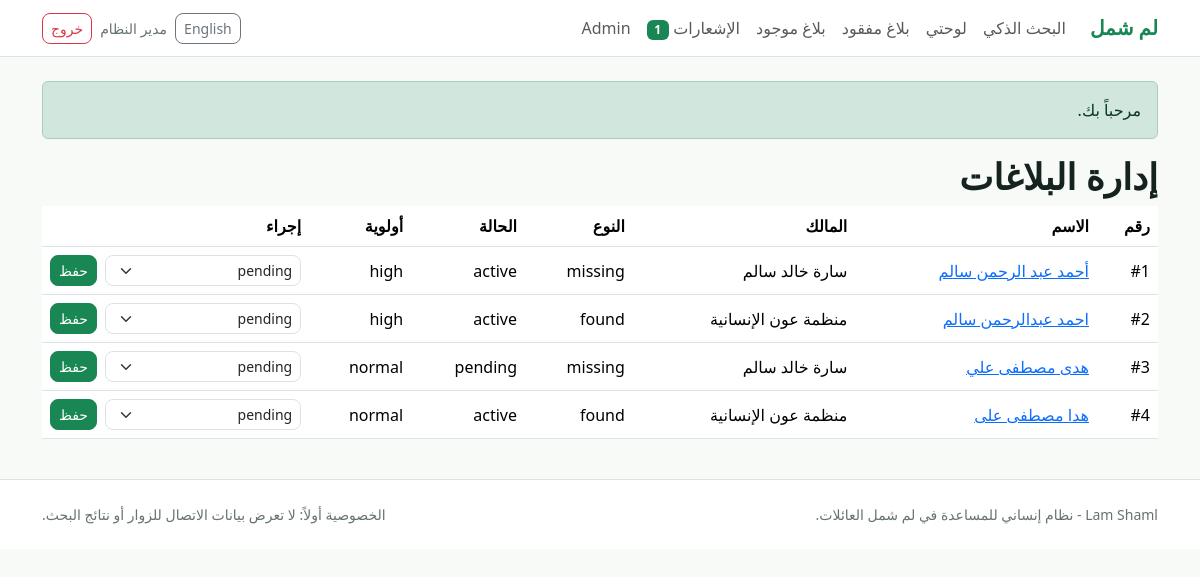
/public/admin/requests (signed in), run on the app's committed database.
### tables this page shows
CREATE TABLE accounts (
  account_id INT UNSIGNED AUTO_INCREMENT PRIMARY KEY,
  full_name VARCHAR(160) NOT NULL,
  phone VARCHAR(30) NOT NULL,
  email VARCHAR(190) NOT NULL,
  password_hash VARCHAR(255) NOT NULL,
  city VARCHAR(120) NOT NULL,
  role ENUM('user','organization','admin') NOT NULL DEFAULT 'user',
  status ENUM('active','blocked','pending') NOT NULL DEFAULT 'active',
  created_at TIMESTAMP NOT NULL DEFAULT CURRENT_TIMESTAMP,
  UNIQUE KEY uq_accounts_email (email),
  UNIQUE KEY uq_accounts_phone (phone),
  KEY idx_accounts_role_status (role, status)
);

CREATE TABLE reunification_requests (
  request_id BIGINT UNSIGNED AUTO_INCREMENT PRIMARY KEY,
  account_id INT UNSIGNED NOT NULL,
  request_type ENUM('missing','found') NOT NULL,
  status ENUM('pending','active','approved','rejected','more_info','resolved') NOT NULL DEFAULT 'pending',
  priority ENUM('low','normal','high','urgent') NOT NULL DEFAULT 'normal',
  description TEXT NOT NULL,
  contact_phone VARCHAR(30) NOT NULL,
  created_at TIMESTAMP NOT NULL DEFAULT CURRENT_TIMESTAMP,
  updated_at TIMESTAMP NOT NULL DEFAULT CURRENT_TIMESTAMP ON UPDATE CURRENT_TIMESTAMP,
  KEY idx_requests_account (account_id),
  KEY idx_requests_type_status (request_type, status),
  KEY idx_requests_created (created_at),
  CONSTRAINT fk_requests_account FOREIGN KEY (account_id) REFERENCES accounts(account_id) ON DELETE RESTRICT
);

CREATE TABLE family_members (
  member_id BIGINT UNSIGNED AUTO_INCREMENT PRIMARY KEY,
  request_id BIGINT UNSIGNED NOT NULL,
  full_name VARCHAR(180) NOT NULL,
  normalized_name VARCHAR(180) NOT NULL,
  age TINYINT UNSIGNED NULL,
  gender ENUM('male','female','unknown') NOT NULL DEFAULT 'unknown',
  original_city VARCHAR(120) NULL,
  relationship VARCHAR(80) NULL,
  health_status VARCHAR(255) NULL,
  distinctive_marks TEXT NULL,
  registered_by VARCHAR(160) NULL,
  KEY idx_family_request (request_id),
  KEY idx_family_normalized (normalized_name),
  KEY idx_family_age_gender (age, gender),
  CONSTRAINT fk_family_request FOREIGN KEY (request_id) REFERENCES reunification_requests(request_id) ON DELETE CASCADE
);

### app/bootstrap.php (called while the page is built, shortened)
<?php
spl_autoload_register(function (string $class): void {
    $prefix = 'LamShaml\\';
    $relative = substr($class, strlen($prefix));
    $path = APP_PATH . DIRECTORY_SEPARATOR . str_replace('\\', DIRECTORY_SEPARATOR, $relative) . '.php';
});
require_once APP_PATH . '/helpers.php';

### app/Core/Database.php (called while the page is built, shortened)
<?php
final class Database
{
    private static ?PDO $pdo = null;
    public static function pdo(bool $withDatabase = true): PDO
    {
        if ($withDatabase && self::$pdo instanceof PDO) {
            return self::$pdo;
        }
        $db = Config::get('db');
        $dsn = sprintf(
            'mysql:host=%s;port=%s;%scharset=%s',
            $db['host'],
            $db['port'],
            $withDatabase ? 'dbname=' . $db['database'] . ';' : '',
            $db['charset']
        );
        $pdo = new PDO($dsn, $db['username'], $db['password'], [
            PDO::ATTR_ERRMODE => PDO::ERRMODE_EXCEPTION,
            PDO::ATTR_DEFAULT_FETCH_MODE => PDO::FETCH_ASSOC,
            PDO::ATTR_EMULATE_PREPARES => false,
        ]);
        if ($withDatabase) {
            self::$pdo = $pdo;
        }
        return $pdo;
    }
}

### app/Repositories/UserRepository.php (called while the page is built, shortened)
<?php
final class UserRepository
{
    private PDO $pdo;
    public function __construct()
    {
        $this->pdo = Database::pdo();
    }
    public function find(int $id): ?array
    {
        $stmt = $this->pdo->prepare('SELECT * FROM accounts WHERE account_id = ? LIMIT 1');
        $stmt->execute([$id]);
        return $stmt->fetch() ?: null;
    }
}

### app/Core/Auth.php (called while the page is built, shortened)
<?php
final class Auth
{
    public static function user(): ?array
    {
        static $cached = null;
        if ($cached !== null && (int)$cached['account_id'] === (int)$_SESSION['user_id']) {
            return $cached;
        }
        $cached = (new UserRepository())->find((int)$_SESSION['user_id']);
        return $cached ?: null;
    }
    public static function requireLogin(): array
    {
        $user = self::user();
        return $user;
    }
    public static function requireRole(array $roles): array
    {
        $user = self::requireLogin();
        return $user;
    }
}

### app/Controllers/AdminController.php (called while the page is built, shortened)
<?php
final class AdminController
{
    public function requests(): string
    {
        Auth::requireRole(['admin']);
        $page = max(1, (int)($_GET['page'] ?? 1));
        return View::render('admin/requests', ['title' => 'إدارة البلاغات', 'rows' => (new RequestRepository())->all($page), 'page' => $page]);
    }
}

### public/index.php (called while the page is built, shortened)
<?php
require_once dirname(__DIR__) . '/app/bootstrap.php';
$router = new Router();
$router->get('', [HomeController::class, 'index']);
$router->get('health', [HealthController::class, 'index']);
$router->get('register', [AuthController::class, 'registerForm']);
$router->post('register', [AuthController::class, 'register']);
$router->get('login', [AuthController::class, 'loginForm']);
$router->post('login', [AuthController::class, 'login']);
$router->post('logout', [AuthController::class, 'logout']);
$router->get('dashboard', [DashboardController::class, 'index']);
$router->get('requests/create/{type}', [RequestController::class, 'createForm']);
$router->post('requests/create/{type}', [RequestController::class, 'store']);
$router->get('requests/{id}', [RequestController::class, 'show']);
$router->get('search', [SearchController::class, 'index']);
$router->get('matches/report/{requestId}/{matchedId}', [MatchController::class, 'reportForm']);
$router->post('matches/report/{requestId}/{matchedId}', [MatchController::class, 'report']);
$router->get('notifications', [NotificationController::class, 'index']);
$router->post('notifications/read/{id}', [NotificationController::class, 'read']);
$router->get('admin', [AdminController::class, 'index']);
$router->get('admin/users', [AdminController::class, 'users']);
$router->post('admin/users/{id}/status', [AdminController::class, 'userStatus']);
$router->get('admin/requests', [AdminController::class, 'requests']);
$router->post('admin/requests/{id}/status', [AdminController::class, 'requestStatus']);
$router->get('admin/matches', [AdminController::class, 'matches']);
$router->post('admin/matches/{id}/status', [AdminController::class, 'matchStatus']);
$router->get('admin/reports', [AdminController::class, 'reports']);
$router->dispatch();

### app/Repositories/RequestRepository.php (called while the page is built, shortened)
<?php
final class RequestRepository
{
    private PDO $pdo;
    public function __construct()
    {
        $this->pdo = Database::pdo();
    }
    public function all(int $page = 1, int $perPage = 20): array
    {
        $offset = max(0, ($page - 1) * $perPage);
        $stmt = $this->pdo->prepare($this->baseSelect() . ' ORDER BY r.created_at DESC LIMIT :limit OFFSET :offset');
        $stmt->bindValue('limit', $perPage, PDO::PARAM_INT);
        $stmt->bindValue('offset', $offset, PDO::PARAM_INT);
        $stmt->execute();
        return ['items' => $stmt->fetchAll(), 'total' => (int)$this->pdo->query('SELECT COUNT(*) FROM reunification_requests')->fetchColumn()];
    }
    private function baseSelect(): string
    {
        return "SELECT r.*, a.full_name AS owner_name, a.role AS owner_role,
                       m.full_name, m.normalized_name, m.age, m.gender, m.original_city,
                       m.relationship, m.health_status, m.distinctive_marks, m.registered_by,
                       l.city, l.area, l.last_known_place, l.current_location, l.last_seen_date,
                       d.file_path, d.file_type
                FROM reunification_requests r
                JOIN accounts a ON a.account_id = r.account_id
                JOIN family_members m ON m.request_id = r.request_id
                JOIN locations l ON l.request_id = r.request_id
                LEFT JOIN documents d ON d.request_id = r.request_id";
    }
}

### app/Views/partials/pagination.php (called while the page is built, shortened)
<?php
$totalPages = max(1, (int)ceil(($rows['total'] ?? 0) / 20));
?>

### app/Core/Session.php (called while the page is built, shortened)
<?php
final class Session
{
    public static function flashes(): array
    {
        $messages = $_SESSION['flash'] ?? [];
        return $messages;
    }
}

### app/Repositories/NotificationRepository.php (called while the page is built, shortened)
<?php
final class NotificationRepository
{
    private PDO $pdo;
    public function __construct()
    {
        $this->pdo = Database::pdo();
    }
    public function unreadCount(int $accountId): int
    {
        $stmt = $this->pdo->prepare('SELECT COUNT(*) FROM notifications WHERE account_id = ? AND is_read = 0');
        $stmt->execute([$accountId]);
        return (int)$stmt->fetchColumn();
    }
}

### app/Core/View.php (called while the page is built, shortened)
<?php
final class View
{
    public static function render(string $view, array $data = [], string $layout = 'layout'): string
    {
        extract($data, EXTR_SKIP);
        require APP_PATH . '/Views/' . $view . '.php';
        $content = ob_get_clean();
        require APP_PATH . '/Views/' . $layout . '.php';
        return (string)ob_get_clean();
    }
}

### app/Core/Config.php (called while the page is built, shortened)
<?php
final class Config
{
    private static ?array $values = null;
    public static function all(): array
    {
        if (self::$values !== null) {
            return self::$values;
        }
        $env = [
            'APP_ENV' => 'local',
            'APP_URL' => 'http://localhost/lam-shaml/public',
            'DB_HOST' => '127.0.0.1',
            'DB_PORT' => '3306',
            'DB_DATABASE' => 'lam_shaml',
            'DB_USERNAME' => 'root',
            'DB_PASSWORD' => '',
            'DB_CHARSET' => 'utf8mb4',
            'UPLOAD_MAX_BYTES' => '2097152',
        ];
        self::$values = [
            'env' => $env['APP_ENV'],
            'app_url' => $env['APP_URL'],
            'db' => [
                'host' => $env['DB_HOST'],
                'port' => $env['DB_PORT'],
                'database' => $env['DB_DATABASE'],
                'username' => $env['DB_USERNAME'],
                'password' => $env['DB_PASSWORD'],
                'charset' => $env['DB_CHARSET'],
            ],
            'upload_max_bytes' => (int)$env['UPLOAD_MAX_BYTES'],
        ];
        return self::$values;
    }
    public static function get(string $key, mixed $default = null): mixed
    {
        $values = self::all();
        return $values[$key] ?? $default;
    }
}

### app/helpers.php (called while the page is built, shortened)
<?php
function e(?string $value): string
{
    return htmlspecialchars((string)$value, ENT_QUOTES | ENT_SUBSTITUTE, 'UTF-8');
}
function url(string $path = ''): string
{
    $base = rtrim(Config::get('app_url'), '/');
    return $base . '/' . ltrim($path, '/');
}

### app/Views/admin/requests.php (the view, shortened to what this page needs)
<h1>إدارة البلاغات</h1>
<div class="table-responsive"><table class="table align-middle">
  <thead><tr><th>رقم</th><th>الاسم</th><th>المالك</th><th>النوع</th><th>الحالة</th><th>أولوية</th><th>إجراء</th></tr></thead>
  <tbody><?php foreach ($rows['items'] as $r): ?><tr>
    <td>#<?= (int)$r['request_id'] ?></td><td><a href="<?= url('requests/' . $r['request_id']) ?>"><?= e($r['full_name']) ?></a></td><td><?= e($r['owner_name']) ?></td><td><?= e($r['request_type']) ?></td><td><?= e($r['status']) ?></td><td><?= e($r['priority']) ?></td>
    <td><form method="post" action="<?= url('admin/requests/' . $r['request_id'] . '/status') ?>" class="d-flex gap-2"><select name="status" class="form-select form-select-sm"><option>pending</option></select><button class="btn btn-sm btn-success">حفظ</button></form></td>
  </tr><?php endforeach; ?></tbody>
</table></div>
<?php require APP_PATH . '/Views/partials/pagination.php'; ?>

### app/Core/Router.php (shortened to what this page needs)
<?php
final class Router
{
    private array $routes = [];
    private function add(string $method, string $path, array $handler): void
    {
        $this->routes[] = [$method, trim($path, '/'), $handler];
    }
    public function dispatch(): void
    {
        $method = $_SERVER['REQUEST_METHOD'] ?? 'GET';
        $path = trim(parse_url($_SERVER['PATH_INFO'] ?? $_GET['path'] ?? '', PHP_URL_PATH) ?: '', '/');
        foreach ($this->routes as [$routeMethod, $routePath, $handler]) {
            $params = $this->match($routePath, $path);
            if ($routeMethod === $method && $params !== null) {
                [$class, $action] = $handler;
                echo (new $class())->$action(...$params);
                return;
            }
        }
        throw new HttpException(404, 'الصفحة المطلوبة غير موجودة.');
    }
    private function match(string $route, string $path): ?array
    {
        $routeParts = $route === '' ? [] : explode('/', $route);
        $pathParts = $path === '' ? [] : explode('/', $path);
        if (count($routeParts) !== count($pathParts)) {
            return null;
        }
        $params = [];
        foreach ($routeParts as $i => $part) {
            if ($part !== $pathParts[$i]) {
                return null;
            }
        }
        return $params;
    }
}

### app/Views/layout.php (shortened to what this page needs)
<?php
$user = LamShaml\Core\Auth::user();
$flashes = LamShaml\Core\Session::flashes();
$dir = ($_GET['lang'] ?? $_SESSION['lang'] ?? 'ar') === 'en' ? 'ltr' : 'rtl';
$unread = $user ? (new LamShaml\Repositories\NotificationRepository())->unreadCount((int)$user['account_id']) : 0;
?>
<!doctype html>
<html lang="<?= $dir === 'rtl' ? 'ar' : 'en' ?>" dir="<?= e($dir) ?>">
<head>
  <link href="https://cdn.jsdelivr.net/npm/bootstrap@5.3.3/dist/css/bootstrap<?= $dir === 'rtl' ? '.rtl' : '' ?>.min.css" rel="stylesheet">
  <link href="<?= url('assets/app.css') ?>" rel="stylesheet">
</head>
<body>
<nav class="navbar navbar-expand-lg bg-white border-bottom sticky-top">
  <div class="container">
    <a class="navbar-brand fw-bold text-success" href="<?= url('') ?>">لم شمل</a>
    <div id="nav" class="collapse navbar-collapse">
      <ul class="navbar-nav me-auto mb-2 mb-lg-0">
        <li class="nav-item"><a class="nav-link" href="<?= url('search') ?>">البحث الذكي</a></li>
        <?php if ($user): ?>
          <li class="nav-item"><a class="nav-link" href="<?= url('dashboard') ?>">لوحتي</a></li>
          <li class="nav-item"><a class="nav-link" href="<?= url('requests/create/missing') ?>">بلاغ مفقود</a></li>
          <li class="nav-item"><a class="nav-link" href="<?= url('requests/create/found') ?>">بلاغ موجود</a></li>
          <li class="nav-item"><a class="nav-link" href="<?= url('notifications') ?>">الإشعارات <span class="badge text-bg-success"><?= $unread ?></span></a></li>
          <?php if (($user['role'] ?? '') === 'admin'): ?><li class="nav-item"><a class="nav-link" href="<?= url('admin') ?>">Admin</a></li><?php endif; ?>
        <?php endif; ?>
      </ul>
      <div class="d-flex gap-2 align-items-center">
        <a class="btn btn-sm btn-outline-secondary" href="?lang=<?= $dir === 'rtl' ? 'en' : 'ar' ?>"><?= $dir === 'rtl' ? 'English' : 'العربية' ?></a>
        <?php if ($user): ?>
          <span class="small text-muted"><?= e($user['full_name']) ?></span>
          <form method="post" action="<?= url('logout') ?>"><?= csrf_field() ?><button class="btn btn-sm btn-outline-danger">خروج</button></form>
        <?php else: ?>
          <a class="btn btn-sm btn-outline-success" href="<?= url('login') ?>">دخول</a>
          <a class="btn btn-sm btn-success" href="<?= url('register') ?>">حساب جديد</a>
        <?php endif; ?>
      </div>
    </div>
  </div>
</nav>
<main class="py-4">
  <div class="container">
    <?php foreach ($flashes as $type => $messages): foreach ($messages as $message): ?>
      <div class="alert alert-<?= $type === 'success' ? 'success' : 'warning' ?>"><?= e($message) ?></div>
    <?php endforeach; endforeach; ?>
    <?= $content ?>
  </div>
</main>
<footer class="border-top py-4 bg-white">
  <div class="container small text-muted d-flex flex-wrap justify-content-between gap-2">
    <span>Lam Shaml - نظام إنساني للمساعدة في لم شمل العائلات.</span>
    <span>الخصوصية أولاً: لا تعرض بيانات الاتصال للزوار أو نتائج البحث.</span>
  </div>
</footer>
</body>
</html>

### data on the page
accounts: account_id "1", full_name "مدير النظام"
reunification_requests: request_id "1", family_members.full_name "أحمد عبد الرحمن سالم", account.full_name "سارة خالد سالم", request_type "missing", status "active", priority "high"
reunification_requests: request_id "2", family_members.full_name "احمد عبدالرحمن سالم", account.full_name "منظمة عون الإنسانية", request_type "found", status "active", priority "high"
reunification_requests: request_id "3", family_members.full_name "هدى مصطفى علي", account.full_name "سارة خالد سالم", request_type "missing", status "pending", priority "normal"
reunification_requests: request_id "4", family_members.full_name "هدا مصطفى على", account.full_name "منظمة عون الإنسانية", request_type "found", status "active", priority "normal"

### other printed values
$message "مرحباً بك."
